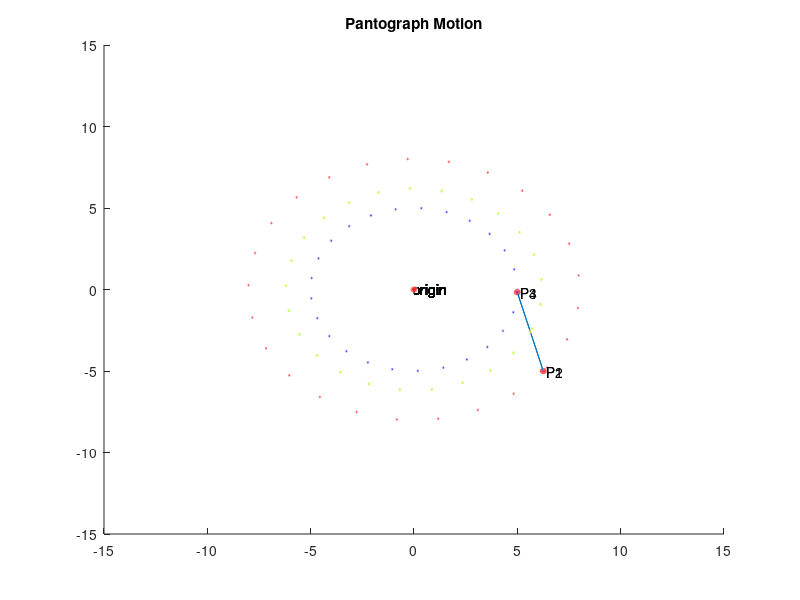

Write the MATLAB code that produced this figure.
x=input('Enter length of one side ');
y=input('Enter length of adjacent side ');
a=input('Enter distance from origin ');
alpha=input('Enter angle between adjacent sides ');
omega=input('Enter angular velocity ');
t=0:0.05:(2*pi/omega);
theta=omega*t;
p0=[0;0];
p1=[a*cos(theta)+y*cos(theta+alpha);y*sin(theta+alpha)+a*sin(theta)];
p2=[x*cos(theta)+y*cos(theta+alpha);y*sin(theta+alpha)+x*sin(theta)];
p3=[x*cos(theta);x*sin(theta)];
p4=[a*cos(theta);a*sin(theta)];
m12=[(p1(1,1)+p2(1,1))/2,(p1(2,1)+p2(2,2))/2];
p1_x=p1(1,:);
p1_y=p1(2,:);
p1_vx=diff(p1_x)./diff(t);
p1_vy=diff(p1_y)./diff(t);
p1_v=sqrt(p1_vx.^2+p1_vy.^2);
p2_x=p2(1,:);
p2_y=p2(2,:);
p2_vx=diff(p2_x)./diff(t);
p2_vy=diff(p2_y)./diff(t);
p2_v=sqrt(p2_vx.^2+p2_vy.^2);
p3_x=p3(1,:);
p3_y=p3(2,:);
p3_vx=diff(p3_x)./diff(t);
p3_vy=diff(p3_y)./diff(t);
p3_v=sqrt(p3_vx.^2+p3_vy.^2);
p4_x=p4(1,:);
p4_y=p4(2,:);
p4_vx=diff(p4_x)./diff(t);
p4_vy=diff(p4_y)./diff(t);
p4_v=sqrt(p4_vx.^2+p4_vy.^2);
for i=1:length(t)
    plot1=subplot(1,1,1);
    title('Pantograph Motion');
    text(0,0,'origin');
    p0_circle=viscircles(p0',0.1);
    p1_circle=viscircles(p1(:,i)',0.1);
    t1=text(p1(1,i),p1(2,i),' P1');
    p2_circle=viscircles(p2(:,i)',0.1);
    t2=text(p2(1,i),p2(2,i),' P2');
    p3_circle=viscircles(p3(:,i)',0.1);
    t3=text(p3(1,i),p3(2,i),' P3');
    p4_circle=viscircles(p4(:,i)',0.1);
    t4=text(p4(1,i),p4(2,i),' P4');
    link_a=line([p1(1,i) p2(1,i)],[p1(2,i) p2(2,i)]);
    link_b=line([p2(1,i) p3(1,i)],[p2(2,i) p3(2,i)]);
    link_c=line([p3(1,i) p4(1,i)],[p3(2,i) p4(2,i)]);
    link_d=line([p1(1,i) p4(1,i)],[p1(2,i) p4(2,i)]);
    m12=(p1(:,i)+p2(:,i))/2;
    m23=(p2(:,i)+p3(:,i))/2;
    m34=(p3(:,i)+p4(:,i))/2;
    m41=(p4(:,i)+p1(:,i))/2;
    mid12=viscircles(m12',0.01,'Color','r');
    mid23=viscircles(m23',0.01,'Color','g');
    mid34=viscircles(m34',0.01,'Color','b');
    mid41=viscircles(m41',0.01,'Color','y');
    %change the range of axes on the plot
    axis([-15 15 -15 15]); 
    pause(0.005);
    if(i<length(t))
        delete(p0_circle);
        delete(p1_circle);
        delete(p2_circle);
        delete(p3_circle);
        delete(p4_circle);
        delete(link_a);
        delete(link_b);
        delete(link_c);
        delete(link_d);
        delete(t1);
        delete(t2);
        delete(t3);
        delete(t4);
        
        %plot2=subplot(4,4,3);
        %plot(plot2,t(1:i),p1_v(1:i));
        %axis([0 t(end) 0 5]);
        %grid on;
        %plot3=subplot(4,4,4);
        %plot(plot3,t(1:i),p2_v(1:i));
        %axis([0 t(end) 0 10]);
        %grid on;
        %plot4=subplot(4,4,5);
        %plot(plot4,t(1:i),p3_v(1:i));
        %axis([0 t(end) 0 25]);
        %grid on;
        %plot5=subplot(4,4,6);
        %plot(plot5,t(1:i),p4_v(1:i));
        %axis([0 t(end) 0 25]);
        %grid on;
    end
end